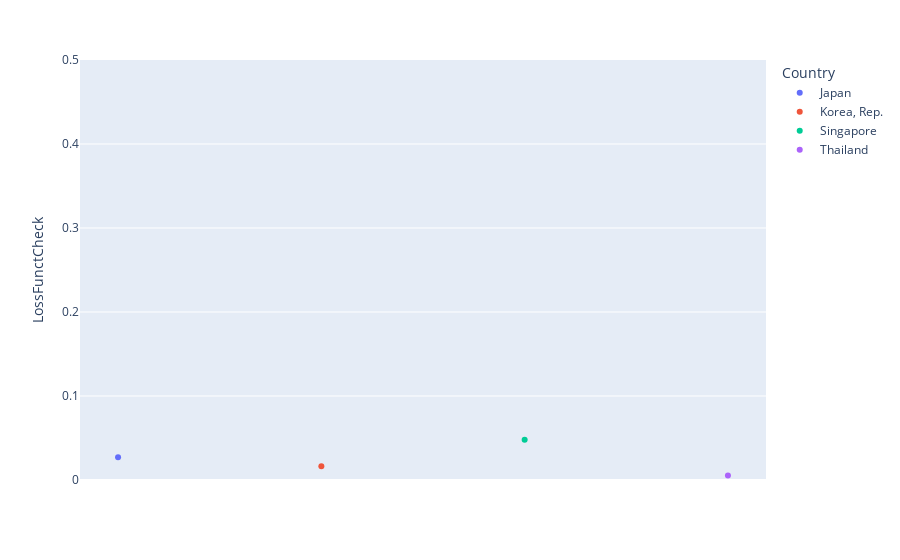

Notebook cell for this chart:
### Code cell
fig=px.scatter(LD2[LD2['Year']==2050], x="Country", y="LossFunctCheck",range_y=[0,0.5],
        color="Country")
fig.update_xaxes(visible=False)
fig.show()

### Figure 1 — Plotly figure (JSON) as saved in the notebook; plotly's stock layout.template omitted (floating-point values rounded to 4 significant figures)
{"data": [{"hovertemplate": "Country=%{x}<br>LossFunctCheck=%{y}<extra></extra>", "legendgroup": "Japan", "marker": {"color": "#636efa", "symbol": "circle"}, "mode": "markers", "name": "Japan", "orientation": "v", "showlegend": true, "type": "scatter", "x": ["Japan"], "xaxis": "x", "y": [0.02696], "yaxis": "y"}, {"hovertemplate": "Country=%{x}<br>LossFunctCheck=%{y}<extra></extra>", "legendgroup": "Korea, Rep.", "marker": {"color": "#EF553B", "symbol": "circle"}, "mode": "markers", "name": "Korea, Rep.", "orientation": "v", "showlegend": true, "type": "scatter", "x": ["Korea, Rep."], "xaxis": "x", "y": [0.0164], "yaxis": "y"}, {"hovertemplate": "Country=%{x}<br>LossFunctCheck=%{y}<extra></extra>", "legendgroup": "Singapore", "marker": {"color": "#00cc96", "symbol": "circle"}, "mode": "markers", "name": "Singapore", "orientation": "v", "showlegend": true, "type": "scatter", "x": ["Singapore"], "xaxis": "x", "y": [0.0478], "yaxis": "y"}, {"hovertemplate": "Country=%{x}<br>LossFunctCheck=%{y}<extra></extra>", "legendgroup": "Thailand", "marker": {"color": "#ab63fa", "symbol": "circle"}, "mode": "markers", "name": "Thailand", "orientation": "v", "showlegend": true, "type": "scatter", "x": ["Thailand"], "xaxis": "x", "y": [0.00522], "yaxis": "y"}], "layout": {"legend": {"title": {"text": "Country"}, "tracegroupgap": 0}, "margin": {"t": 60}, "xaxis": {"anchor": "y", "categoryarray": ["Japan", "Korea, Rep.", "Singapore", "Thailand"], "categoryorder": "array", "domain": [0, 1], "title": {"text": "Country"}, "visible": false}, "yaxis": {"anchor": "x", "domain": [0, 1], "range": [0, 0.5], "title": {"text": "LossFunctCheck"}}}}
